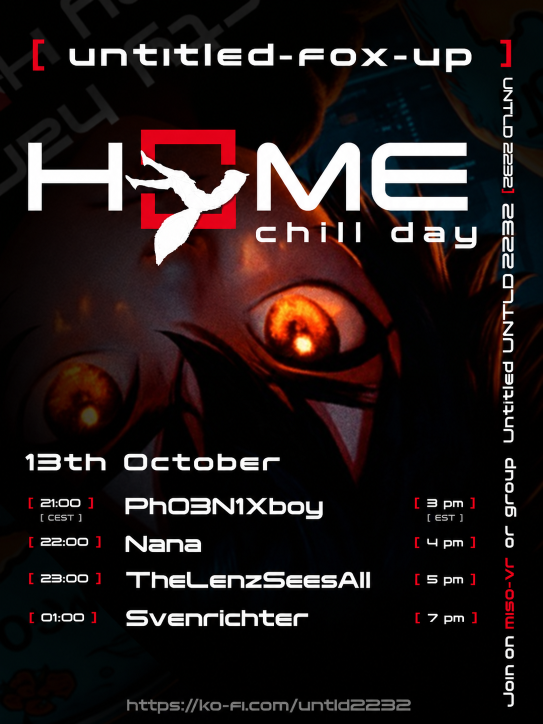
#> input picture posters/poster.png, 1086 x 1448 px, found by its file name (shown at 1/2 size)
$ python optimize.py
#> lines starting #> are read from the running program, lines starting #| are printed output that depends on the picture
import os
from PIL import Image

def main():
    img_path = r"E:\+ Worlds Archive\[HUB]\Assets\FoxDenGitHub\posters\poster.png"
    temp_path = img_path + ".tmp"

    if not os.path.exists(img_path):
        print(f"Error: {img_path} does not exist.")
        return

    print(f"Opening {img_path}...")
    img = Image.open(img_path)
#> img is the input picture: PIL image 1086x1448 RGB; mean R, G, B 35.6, 26.1, 25.8
    print(f"Format: {img.format}, Size: {img.size}, Mode: {img.mode}")
#| Format: PNG, Size: (1086, 1448), Mode: RGB

    # Resize so that the longest side is 1024px
    max_side = 1024
    if max(img.size) > max_side:
        print(f"Resizing image. Current size: {img.size}")
#| Resizing image. Current size: (1086, 1448)
        img.thumbnail((max_side, max_side), Image.Resampling.LANCZOS)
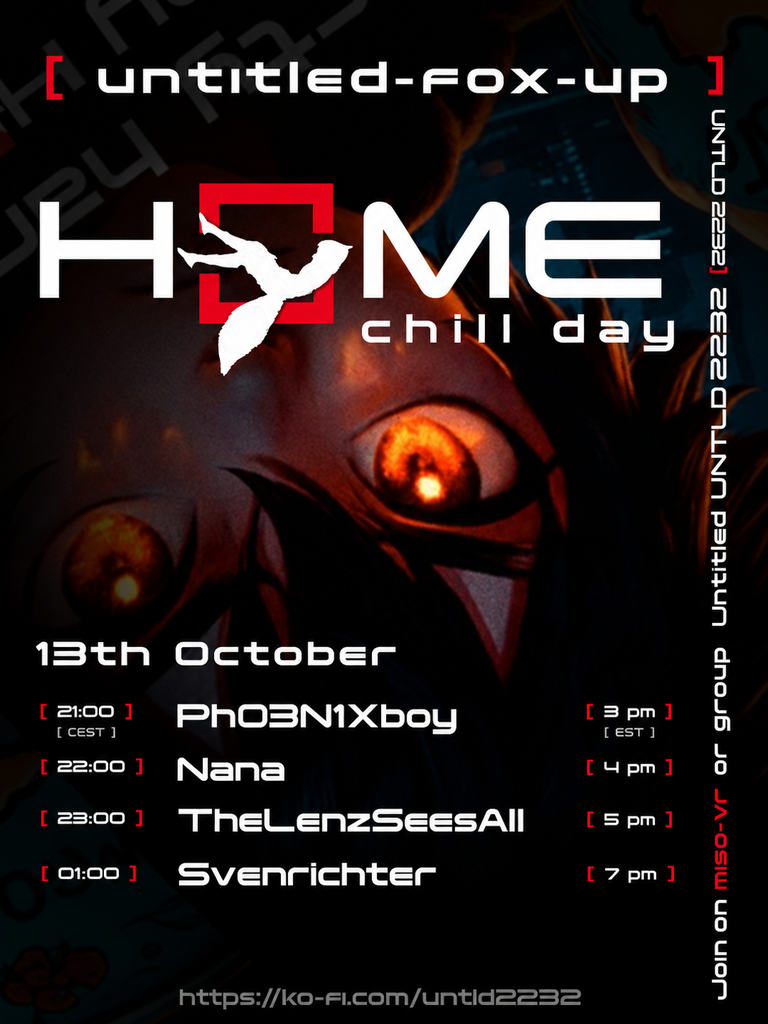
#> img: PIL image 768x1024 RGB; mean R, G, B 35.6, 26.1, 25.8
        print(f"New size: {img.size}")
#| New size: (768, 1024)

    # Check if alpha is used
    if img.mode == 'RGBA':
        print("Checking if alpha channel is used...")
        r, g, b, a = img.split()
        min_alpha, max_alpha = a.getextrema()
        print(f"Alpha range: {min_alpha} to {max_alpha}")
        if min_alpha == 255:
            print("Alpha channel is fully opaque. Converting to RGB...")
            img = img.convert('RGB')
        else:
            print("Alpha channel contains transparent/semi-transparent pixels. Keeping RGBA.")

    print("Saving optimized image...")
    img.save(temp_path, format="PNG", optimize=True, compress_level=9)

    orig_size = os.path.getsize(img_path)
    new_size = os.path.getsize(temp_path)
    print(f"Original size: {orig_size:,} bytes")
    print(f"Optimized size: {new_size:,} bytes")

    if new_size < orig_size:
        print("Optimization successful. Replacing original file...")
        try:
            if os.path.exists(img_path):
                os.remove(img_path)
            os.rename(temp_path, img_path)
            print("Done! Replaced original file (no backup kept).")
        except Exception as e:
            print(f"Error swapping files: {e}")
            if os.path.exists(temp_path):
                os.remove(temp_path)
    else:
        print("Optimized file is not smaller than original. Leaving original file untouched.")
        if os.path.exists(temp_path):
            os.remove(temp_path)

if __name__ == "__main__":
    main()
